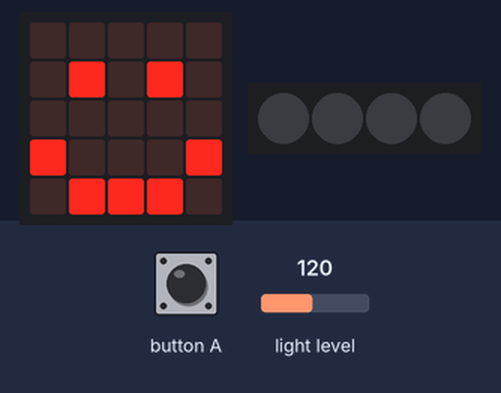
The program below on a simulated BBC micro:bit (MakeCode). On the bench: the board's 5×5 LED display, 4 RGB LEDs in strip order, left to right. The inputs (shaded band) are chosen by the test bench; at power-on: light level 120. Dim RGB values are drawn brighter than linear.

Above: at 1.8 s.
1.9 s: button A pressed for 0.15 s
At 2.8 s:
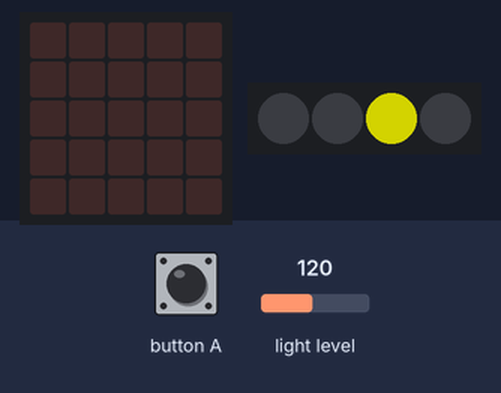
At 4.2 s:
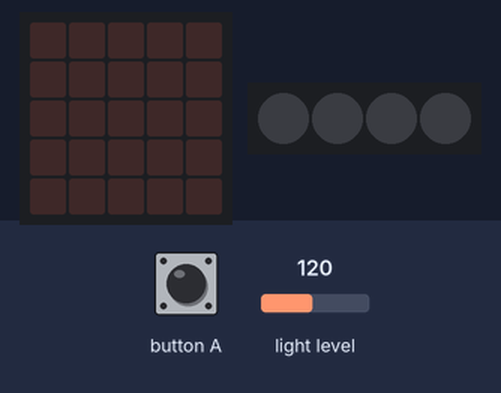
Timing chart, 0 to 5.7 s (numbered marks = the images above; inputs shaded):
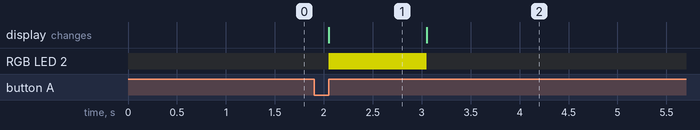

The program:

main.ts
```typescript
// (licence header left out)
// variables
let neopixelStrip: neopixel.Strip = null
let lightValue: number

// setup
basic.clearScreen()
neopixelStrip = neopixel.create(DigitalPin.P16, 4, NeoPixelMode.RGB)
neopixelStrip.setPixelColor(0, neopixel.colors(NeoPixelColors.Black))
neopixelStrip.setPixelColor(1, neopixel.colors(NeoPixelColors.Black))
neopixelStrip.setPixelColor(2, neopixel.colors(NeoPixelColors.Black))
neopixelStrip.setPixelColor(3, neopixel.colors(NeoPixelColors.Black))
neopixelStrip.show()
basic.showIcon(IconNames.Happy)

input.onButtonPressed(Button.A, function () {
  basic.clearScreen()
  lightValue = input.lightLevel()
  lightValue = Math.round(lightValue)
  // turn neopixel 0 blue if light value is less than or equal to 0
  if (lightValue <= 51) {
    neopixelStrip.setPixelColor(0, neopixel.colors(NeoPixelColors.Blue))
    neopixelStrip.show()
    basic.pause(1000)
    neopixelStrip.setPixelColor(0, neopixel.colors(NeoPixelColors.Black))
    neopixelStrip.show()
  }

  if (lightValue >= 52) {
    if (lightValue < 104) {
      neopixelStrip.setPixelColor(1, neopixel.colors(NeoPixelColors.Green))
      neopixelStrip.show()
      basic.pause(1000)
      neopixelStrip.setPixelColor(1, neopixel.colors(NeoPixelColors.Black))
      neopixelStrip.show()
    }
  }
  if (lightValue >= 104) {
    if (lightValue < 156) {
      neopixelStrip.setPixelColor(2, neopixel.colors(NeoPixelColors.Yellow))
      neopixelStrip.show()
      basic.pause(1000)
      neopixelStrip.setPixelColor(2, neopixel.colors(NeoPixelColors.Black))
      neopixelStrip.show()
    }
  }

  if (lightValue >= 156) {
    if (lightValue < 208) {
      neopixelStrip.setPixelColor(3, neopixel.colors(NeoPixelColors.Yellow))
      neopixelStrip.show()
      basic.pause(1000)
      neopixelStrip.setPixelColor(3, neopixel.colors(NeoPixelColors.Black))
      neopixelStrip.show()
    }
  }
  if (lightValue >= 208) {
    neopixelStrip.setPixelColor(3, neopixel.colors(NeoPixelColors.Purple))
    neopixelStrip.show()
    basic.pause(1000)
    neopixelStrip.setPixelColor(3, neopixel.colors(NeoPixelColors.Black))
    neopixelStrip.show()
  }
})
```

Measured:
- after the input at 1.9 s, RGB LED 2: off → RGB(127, 127, 0) after 0.15 s, → off 1.0 s later; the display: changes after 0.15 s (image 1)
- what the display in image 1 shows lasts 1.0 s, from 2.1 s to 3.1 s
